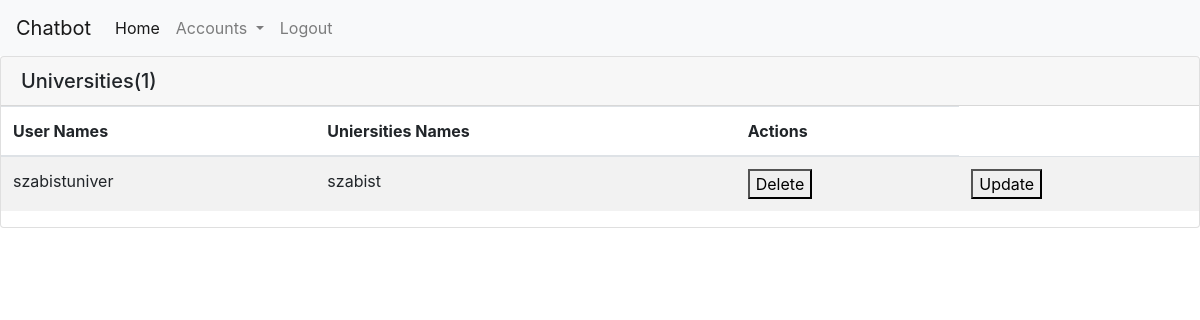
Page /superadmin/home (signed in) on the earlier database version.
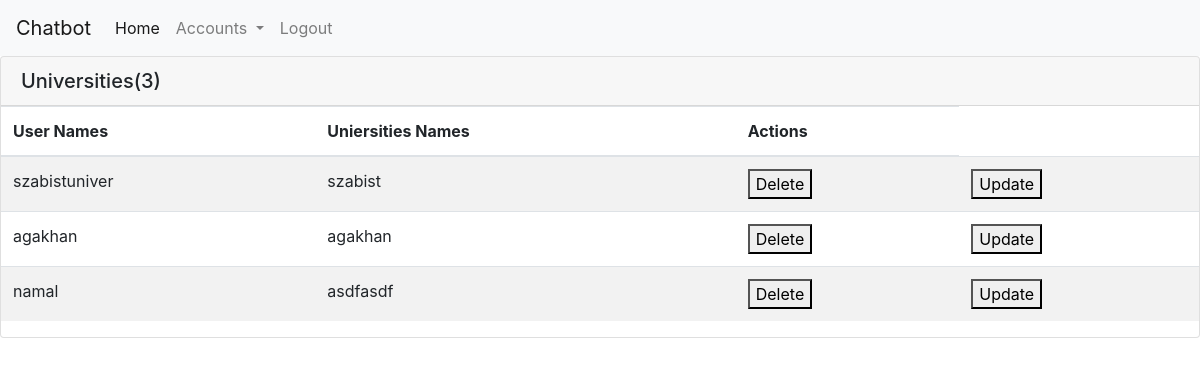
Same page on the later database version.
### superadmin/models.py (models this page shows)
class UniUni(models.Model):
    uni=models.ForeignKey(User, on_delete=models.DO_NOTHING)
    username=models.CharField(max_length=255,default="-")
    name=models.CharField(max_length=255,default="-")

### superadmin/views.py (the view)
# urls.py: 2. Add a URL to urlpatterns:  path('', views.home, name='home')
@login_required
@superadmin_required
def home(request):
    universities=User.objects.filter(is_university=True)
    uni_count=User.objects.filter(is_university=True).count()
    universities=UniUni.objects.all()
    uni_count=UniUni.objects.all().count()
    context={'universities':universities, 'uni_count': uni_count}
    return render(request, 'superadmin/home.html',context)

### superadmin/templates/superadmin/home.html (shortened to what this page needs)
{% extends 'superadmin/basic.html' %}
{% block body %}
<div class="card">
    <h5 class="card-header">Universities({{ uni_count }})</h5>
    <table class="table table-striped">
        <thead>
          <tr>
            <th>User Names</th>
            <th>Uniersities Names</th>
            <th>Actions</th>
          </tr>
        </thead>
        <tbody>
        {% for o in universities %}
          <tr>
            <td>{{ o.username }}</td>
            <td>{{ o.name }}</td>
            <td >
                <form action="/superadmin/handledeleteuni" method="post">
                    <button type="Submit">Delete</button>
                </form>
            </td>
            <td>
                <form action="/superadmin/updateuni" method="post">
                    <button type="Submit">Update</button>
                </form>
            </td>
          </tr>
        {% endfor %}
        </tbody>
      </table>
  </div>
{% endblock %}

Differences in the rows shown:
added UniUni: username "agakhan", name "agakhan"
added UniUni: username "namal", name "asdfasdf"
Other differences:
{{ uni_count }}: "1" → "3"
